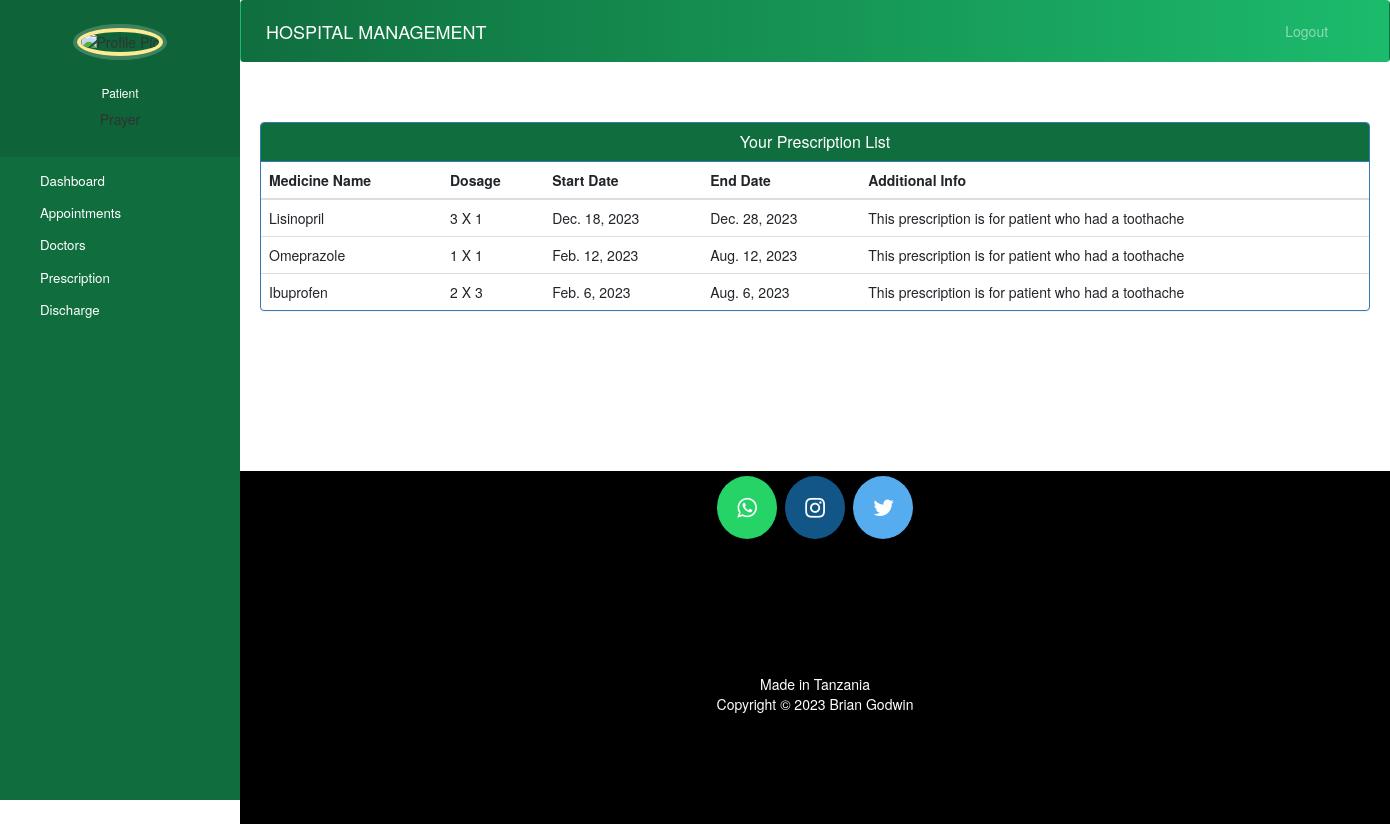
/reminder/view-prescription (signed in), run on the app's committed database.
### reminder/models.py (models this page shows, shortened)
class Medicine(models.Model):
    medication_name = models.TextField(null=True)
    medicine_info = models.TextField(null=True)

class Prescription(models.Model):
    patient_doctor = models.ForeignKey(DoctorPatient, on_delete=models.CASCADE)
    medicine = models.ForeignKey(Medicine, on_delete=models.CASCADE ,max_length=255, default=None)
    dosage = models.CharField(max_length=50, choices=dosages, default='1 X 3')
    frequency = models.CharField(max_length=255, blank=True)
    start_date = models.DateField(auto_created=True)
    end_date = models.DateField(null=True)
    additional_info = models.TextField(blank=True, null=True)
    class Meta:
        ordering = ('-id',)

### reminder/views.py (the view)
# urls.py: path("view-prescription", views.view_prescription, name='view-prescription'),
@login_required(login_url='hospital/adminlogin')
@login_required(login_url='hospital/doctorlogin')
def view_prescription(request):
    this = request.user
    patient = models.Patient.objects.get(user_id=this)
    doctor_patient = models.DoctorPatient.objects.filter(patientId_id = patient.id).first()
    prescriptions = Prescription.objects.filter(patient_doctor_id=doctor_patient.id)
    medicines = models.Medicine.objects.all()
    return render(request, 'reminder/view_prescription.html', {'prescriptions': prescriptions , 'medicines': medicines})

### templates/reminder/view_prescription.html (shortened to what this page needs)
{% extends 'hospital/patient_base.html' %}
{% block content %}
{% load static %}
  <head>
    <link href="//netdna.bootstrapcdn.com/bootstrap/3.0.0/css/bootstrap.min.css" rel="stylesheet" id="bootstrap-css">
  </head>
  <div class="container">
    {% if prescriptions %}
    {% if medicines %}
      <div class="panel panel-primary">
        <div class="panel-heading" style="background-color:#106e3e">
          <h6 class="panel-title"> Your Prescription List</h6>
        </div>
        <table class="table table-hover" id="dev-table">
          <thead>
            <tr>
              <th>Medicine Name</th>
              <th>Dosage</th>
              <th>Start Date</th>
              <th>End Date</th>
              <th>Additional Info</th>
            </tr>
          </thead>
          {% for prescription in prescriptions %}
            <tr>
              <td>
                {% for medicine in medicines %}
                  {% if medicine.id == prescription.medicine_id %}
                    {{ medicine.medication_name }}
                  {% endif %}
                {% endfor %}
              </td>
              <td>{{ prescription.dosage }}</td>
              <td>{{ prescription.start_date }}</td>
              <td>{{ prescription.end_date }}</td>
              <td>{{ prescription.additional_info }}</td>
            </tr>
          {% endfor %}
        </table>
      </div>
    {%else%}
      <br><br><br>
      <h4 style="text-align: center;color: red;">No Prescriptions found !!!</h4>
    {% endif %}
    {% endif %}
  </div>
{% endblock content %}

### templates/hospital/patient_base.html (style rules this page uses)
body { padding-left: 240px; }

### templates/reminder/view_prescription.html (style rules this page uses)
h6 { text-align: center; }

### data on the page
Prescription: dosage "3 X 1", start_date "Dec. 18, 2023", end_date "Dec. 28, 2023", additional_info "This prescription is for patient who had a toothache"
Medicine: medication_name "Lisinopril"
Prescription: dosage "1 X 1", start_date "Feb. 12, 2023", end_date "Aug. 12, 2023", additional_info "This prescription is for patient who had a toothache"
Medicine: medication_name "Omeprazole"
Prescription: dosage "2 X 3", start_date "Feb. 6, 2023", end_date "Aug. 6, 2023", additional_info "This prescription is for patient who had a toothache"
Medicine: medication_name "Ibuprofen"
